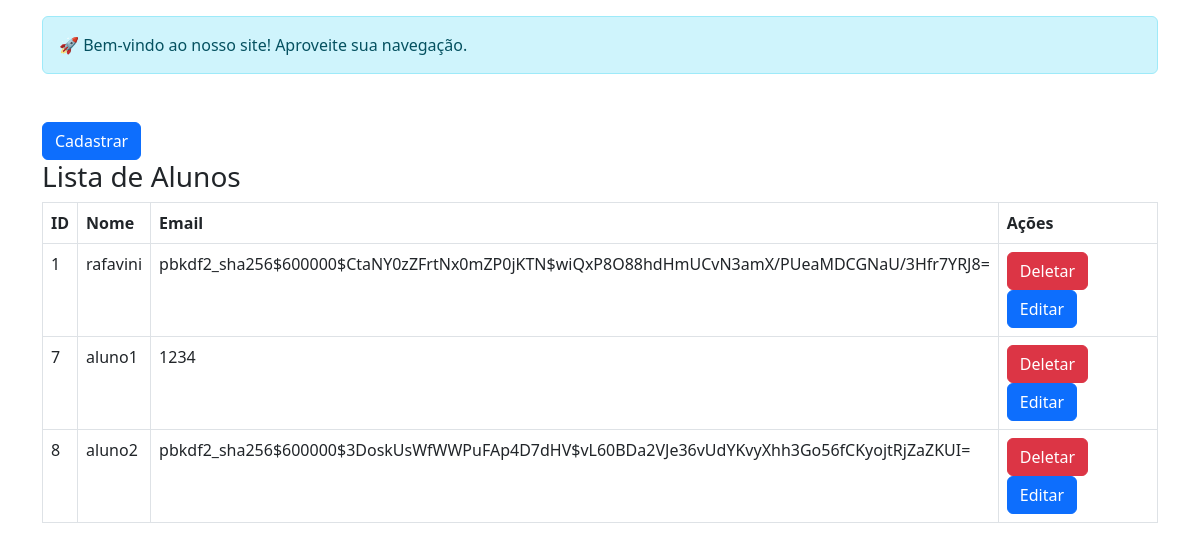
The page /home/ (signed in) on the database as committed earlier.
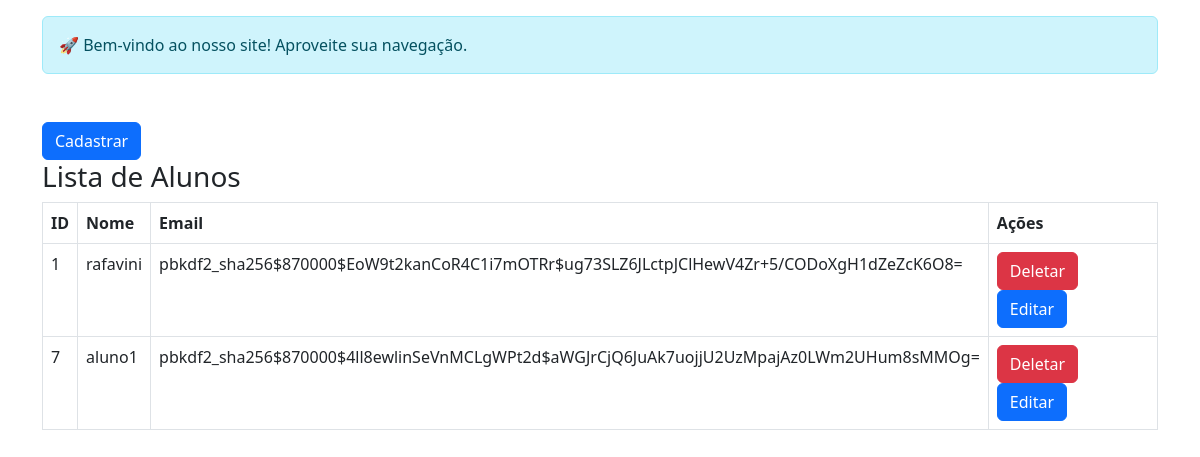
The same page on the database as committed later.
### api/models.py (models this page shows)
class CustomUser(AbstractUser):
    is_aluno = models.BooleanField(default=False)

### api/views/web_views.py (the view)
# urls.py: path('home/',home, name="home"),
def home(request):
    if not request.user.is_authenticated:
        return render(request, 'login.html')
    else:
        users = CustomUser.objects.all()
        return render(request, 'home.html', {'usuarios': users})

### api/templates/home.html (shortened to what this page needs)
{% extends "base.html" %}
{% load static %}
{% block content %}
<div class="container mt-5">
    <a href="/criarAluno" class="btn btn-primary">Cadastrar</a>
    <h3>Lista de Alunos</h3>
    {% include 'components/listar_alunos.html' with usuarios=usuarios %}
</div>
{% endblock %}

### api/templates/base.html (shortened to what this page needs)
{% load static %}
<!DOCTYPE html>
<html lang="pt-br">
<head>
    <link rel="stylesheet" href="https://cdn.jsdelivr.net/npm/bootstrap@5.3.0/dist/css/bootstrap.min.css">
</head>
<body>
    <main >
        <div class="container mt-3">
            <div class="alert alert-info" role="alert">
                🚀 Bem-vindo ao nosso site! Aproveite sua navegação.
            </div>
        </div>
        {% block content %}{% endblock %}
    </main>
</body>
</html>

### api/templates/components/listar_alunos.html (shortened to what this page needs)
{% load static %}
<table class="table table-bordered">
    <thead>
        <tr>
            <th>ID</th>
            <th>Nome</th>
            <th>Email</th>
            <th>Ações</th>
        </tr>
    </thead>
    <tbody id="alunos-table">
        {% for i in usuarios %}
            <tr id="aluno-{{ i.id }}">
                <td>{{ i.id }}</td>
                <td>{{ i.username }}</td>
                <td>{{ i.password }}</td>
                <td>
                    <button class="btn btn-danger" onclick="deletarAluno({{ i.id }})">Deletar</button>
                    <a href="/criarAluno/{{i.id}}" class="btn btn-primary">Editar</a>
                </td>
            </tr>
        {% endfor %}
    </tbody>
</table>

Rows that differ between the two databases and show on the page:
removed CustomUser: id "8", username "aluno2", password "pbkdf2_sha256$600000$3DoskUsWfWWPuFAp4D7dHV$vL60BDa2VJe36vUdYKvyXhh3Go56fCKyojtRjZaZKUI="
changed CustomUser "rafavini": password "pbkdf2_sha256$600000$CtaNY0zZFrtNx0mZP0jKTN$wiQxP8O88hdHmUCvN3amX/PUeaMDCGNaU/3Hfr7YRJ8=" → "pbkdf2_sha256$870000$EoW9t2kanCoR4C1i7mOTRr$ug73SLZ6JLctpJClHewV4Zr+5/CODoXgH1dZeZcK6O8="
changed CustomUser "aluno1": password "1234" → "pbkdf2_sha256$870000$4ll8ewlinSeVnMCLgWPt2d$aWGJrCjQ6JuAk7uojjU2UzMpajAz0LWm2UHum8sMMOg="
